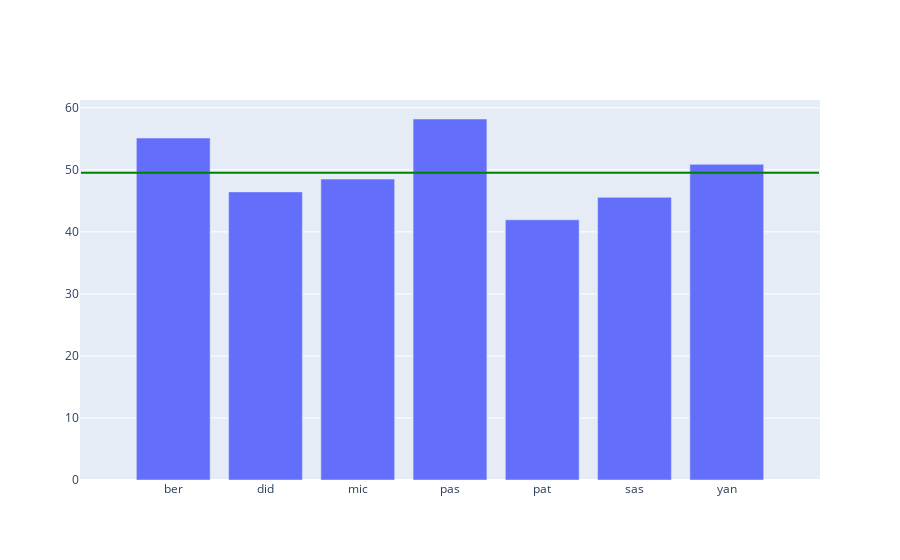

The cell this chart's notebook holds for it:
### Markdown cell above
Es überrascht wenig, dass Micha von einer sehr guten Saison sprechen wird,
doch auch Pommo und Didi hatten - rein objektiv betrachtet - eine gute Saison,
da ihr persönlicher Saisondurchschnitt noch knapp über dem Gesamtschnitt von 35.54 Punkten liegt.

Alle anderen Manager hatten eine unterdurchschnittliche Saison.

Grafisch lässt sich das z.B. so darstellen:

### Code cell
fig = go.Figure()
fig.add_trace(go.Bar(x=df.columns, y=df.mean().round(2)))
fig.add_shape(type='line', x0=-1, y0=df.values.mean(), x1=7, y1=df.values.mean(), line=dict(color='green'))
fig.show()

### Figure 1 — Plotly figure (JSON) as saved in the notebook; plotly's stock layout.template omitted (floating-point values rounded to 4 significant figures)
{"data": [{"type": "bar", "x": ["ber", "did", "mic", "pas", "pat", "sas", "yan"], "y": [55.12, 46.44, 48.5, 58.19, 41.94, 45.56, 50.88]}], "layout": {"shapes": [{"line": {"color": "green"}, "type": "line", "x0": -1, "x1": 7, "y0": 49.52, "y1": 49.52}]}}
